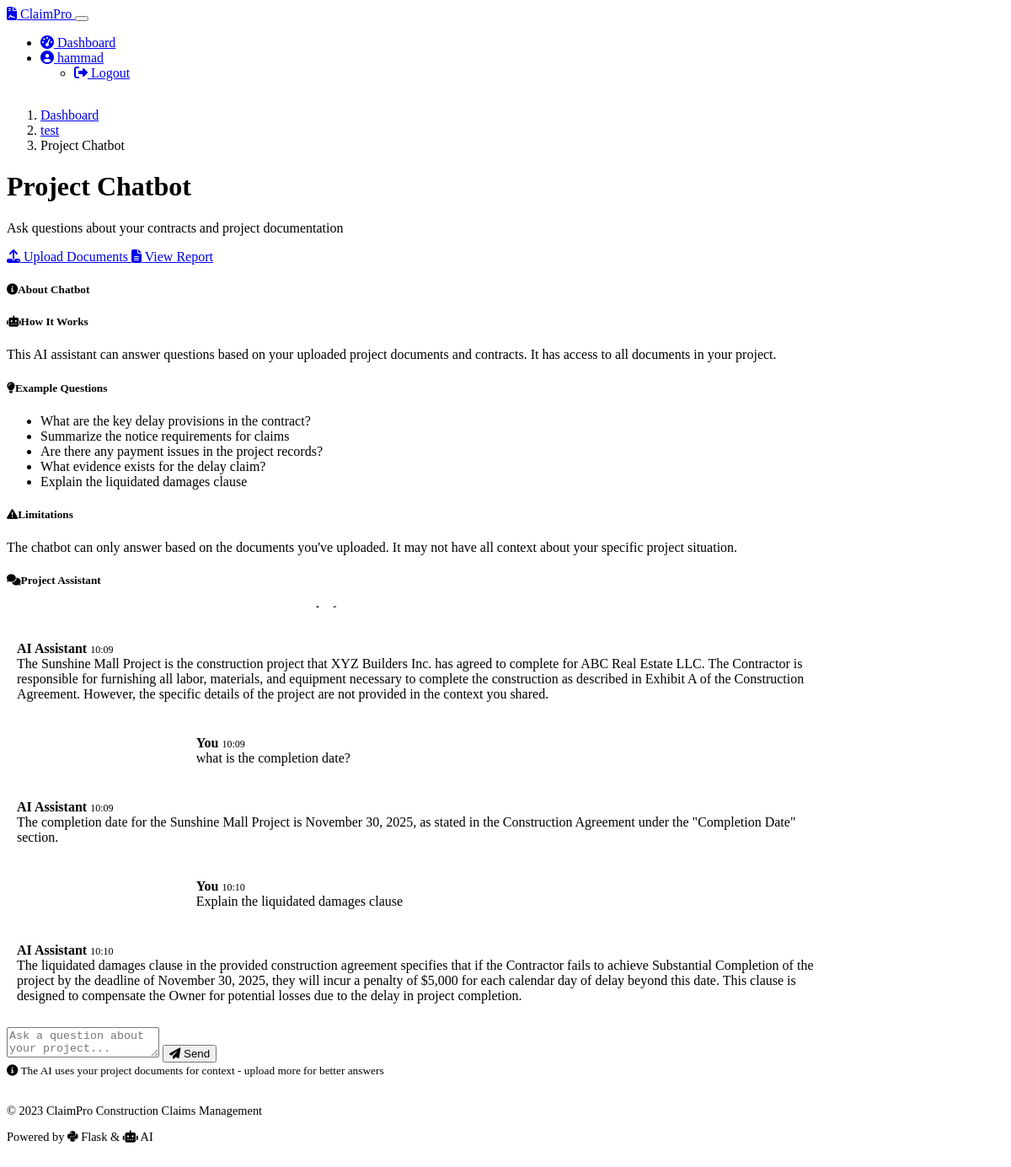
The app's page /project/1/chat (signed in) with its own data.
### models.py (models this page shows, shortened)
class User(UserMixin, db.Model):
    id = db.Column(db.Integer, primary_key=True)
    username = db.Column(db.String(64), unique=True, nullable=False)
    email = db.Column(db.String(120), unique=True, nullable=False)
    password_hash = db.Column(db.String(256), nullable=False)
    projects = db.relationship('Project', backref='user', lazy=True, cascade="all, delete-orphan")

class Project(db.Model):
    id = db.Column(db.Integer, primary_key=True)
    user_id = db.Column(db.Integer, db.ForeignKey('user.id'), nullable=False)
    project_name = db.Column(db.String(120), nullable=False)
    created_at = db.Column(db.DateTime, default=datetime.utcnow)
    documents = db.relationship('Document', backref='project', lazy=True, cascade="all, delete-orphan")
    project_records = db.relationship('ProjectRecord', backref='project', lazy=True, cascade="all, delete-orphan")
    risks = db.relationship('Risk', backref='project', lazy=True, cascade="all, delete-orphan")
    entitlement_causation = db.relationship('EntitlementCausation', backref='project', lazy=True, cascade="all, delete-orphan")
    quantum = db.relationship('Quantum', backref='project', lazy=True, cascade="all, delete-orphan")
    counterclaims = db.relationship('Counterclaim', backref='project', lazy=True, cascade="all, delete-orphan")
    chat_messages = db.relationship('ChatMessage', backref='project', lazy=True, cascade="all, delete-orphan")

class ChatMessage(db.Model):
    id = db.Column(db.Integer, primary_key=True)
    project_id = db.Column(db.Integer, db.ForeignKey('project.id'), nullable=False)
    is_user = db.Column(db.Boolean, default=True)
    message = db.Column(db.Text, nullable=False)
    timestamp = db.Column(db.DateTime, default=datetime.utcnow)

### app.py (the view, shortened to what this page needs)
@app.route('/project/<int:project_id>/chat', methods=['GET', 'POST'])
@login_required
def chatbot(project_id):
    project = Project.query.get_or_404(project_id)
    if project.user_id != current_user.id:
        abort(403)
    form = ChatForm()
    chat_messages = ChatMessage.query.filter_by(project_id=project_id).order_by(ChatMessage.timestamp).all()
    return render_template('chatbot.html', project=project, form=form, chat_messages=chat_messages)

### forms.py
class ChatForm(FlaskForm):
    message = TextAreaField('Message', validators=[DataRequired()])
    submit = SubmitField('Send')

### app.py (called while the page is built)
@login_manager.user_loader
def load_user(user_id):
    return db.session.get(User, int(user_id))

### templates/chatbot.html (shortened to what this page needs)
{% extends 'base.html' %}
{% block content %}
<nav aria-label="breadcrumb" class="mb-4">
    <ol class="breadcrumb">
        <li class="breadcrumb-item"><a href="{{ url_for('dashboard') }}">Dashboard</a></li>
        <li class="breadcrumb-item"><a href="{{ url_for('upload_document', project_id=project.id) }}">{{ project.project_name }}</a></li>
        <li class="breadcrumb-item active">Project Chatbot</li>
    </ol>
</nav>
<div class="row mb-4">
    <div class="col-md-7">
        <h1 class="mb-2">Project Chatbot</h1>
        <p class="lead">Ask questions about your contracts and project documentation</p>
    </div>
    <div class="col-md-5 text-md-end d-flex flex-wrap justify-content-md-end gap-2">
        <a href="{{ url_for('upload_document', project_id=project.id) }}" class="btn btn-outline-primary">
            <i class="fas fa-upload me-1"></i> Upload Documents
        </a>
        <a href="{{ url_for('generate_report', project_id=project.id) }}" class="btn btn-success">
            <i class="fas fa-file-alt me-1"></i> View Report
        </a>
    </div>
</div>
<div class="row">
    <div class="col-lg-4 order-lg-2 mb-4">
        <div class="card shadow-sm h-100 fade-in-element">
            <div class="card-header bg-primary text-white">
                <h5 class="mb-0"><i class="fas fa-info-circle me-2"></i>About Chatbot</h5>
            </div>
            <div class="card-body">
                <div class="mb-4">
                    <h5><i class="fas fa-robot text-info me-2"></i>How It Works</h5>
                    <p>This AI assistant can answer questions based on your uploaded project documents and contracts. It has access to all documents in your project.</p>
                </div>
                <div class="mb-4">
                    <h5><i class="fas fa-lightbulb text-warning me-2"></i>Example Questions</h5>
                    <ul class="mb-0">
                        <li>What are the key delay provisions in the contract?</li>
                        <li>Summarize the notice requirements for claims</li>
                        <li>Are there any payment issues in the project records?</li>
                        <li>What evidence exists for the delay claim?</li>
                        <li>Explain the liquidated damages clause</li>
                    </ul>
                </div>
                <div class="mb-0">
                    <h5><i class="fas fa-exclamation-triangle text-danger me-2"></i>Limitations</h5>
                    <p class="mb-0">The chatbot can only answer based on the documents you've uploaded. It may not have all context about your specific project situation.</p>
                </div>
            </div>
        </div>
    </div>
    <div class="col-lg-8 order-lg-1">
        <div class="card shadow-sm mb-4 fade-in-element">
            <div class="card-header bg-info text-white">
                <h5 class="mb-0"><i class="fas fa-comments me-2"></i>Project Assistant</h5>
            </div>
            <div class="card-body">
                <div class="chat-container mb-4 p-3 bg-dark rounded">
                    {% if chat_messages %}
                        {% for message in chat_messages %}
                            <div class="chat-message {{ 'user-message' if message.is_user else 'ai-message' }}">
                                <div class="mb-1">
                                    <strong>{{ 'You' if message.is_user else 'AI Assistant' }}</strong>
                                    <span class="chat-timestamp">{{ message.timestamp.strftime('%H:%M') }}</span>
                                </div>
                                <div style="white-space: pre-wrap;">{{ message.message }}</div>
                            </div>
                        {% endfor %}
                    {% else %}
                        <div class="text-center py-5 text-muted">
                            <i class="fas fa-robot fa-3x mb-3"></i>
                            <h5>No messages yet</h5>
                            <p>Ask a question to start the conversation</p>
                        </div>
                    {% endif %}
                </div>
                <form method="POST">
                    <div class="input-group">
                        {{ form.message(class="form-control", placeholder="Ask a question about your project...", rows="2") }}
                        <button type="submit" class="btn btn-primary">
                            <i class="fas fa-paper-plane me-1"></i> Send
                        </button>
                    </div>
                </form>
            </div>
            <div class="card-footer bg-dark text-muted">
                <small><i class="fas fa-info-circle me-1"></i> The AI uses your project documents for context - upload more for better answers</small>
            </div>
        </div>
    </div>
</div>
{% endblock %}

### templates/base.html (shortened to what this page needs)
<!DOCTYPE html>
<html lang="en" data-bs-theme="dark">
<head>
    <link rel="stylesheet" href="https://cdn.replit.com/agent/bootstrap-agent-dark-theme.min.css">
    <link rel="stylesheet" href="https://cdnjs.cloudflare.com/ajax/libs/font-awesome/6.4.0/css/all.min.css">
    <link rel="stylesheet" href="{{ url_for('static', filename='styles.css') }}">
</head>
<body class="d-flex flex-column min-vh-100">
    <nav class="navbar navbar-expand-lg navbar-dark bg-primary">
        <div class="container">
            <a class="navbar-brand d-flex align-items-center" href="{{ url_for('index') }}">
                <i class="fas fa-file-contract me-2"></i>
                <span>ClaimPro</span>
            </a>
            <button class="navbar-toggler" type="button" data-bs-toggle="collapse" data-bs-target="#navbarNav">
            </button>
            <div class="collapse navbar-collapse" id="navbarNav">
                <ul class="navbar-nav ms-auto">
                    {% if current_user.is_authenticated %}
                    <li class="nav-item">
                        <a class="nav-link {% if request.endpoint == 'dashboard' %}active{% endif %}" href="{{ url_for('dashboard') }}">
                            <i class="fas fa-tachometer-alt me-1"></i> Dashboard
                        </a>
                    </li>
                    <li class="nav-item dropdown">
                        <a class="nav-link dropdown-toggle" href="#" id="userDropdown" role="button" data-bs-toggle="dropdown">
                            <i class="fas fa-user-circle me-1"></i> {{ current_user.username }}
                        </a>
                        <ul class="dropdown-menu dropdown-menu-end">
                            <li>
                                <a class="dropdown-item" href="{{ url_for('logout') }}">
                                    <i class="fas fa-sign-out-alt me-1"></i> Logout
                                </a>
                            </li>
                        </ul>
                    </li>
                    {% endif %}
                </ul>
            </div>
        </div>
    </nav>
    <main class="py-4">
        <div class="container">
            {% block content %}{% endblock %}
        </div>
    </main>
    <footer class="bg-dark text-light py-3 mt-auto">
        <div class="container">
            <div class="row">
                <div class="col-md-6">
                    <p class="mb-0">&copy; 2023 ClaimPro Construction Claims Management</p>
                </div>
                <div class="col-md-6 text-md-end">
                    <p class="mb-0">Powered by <i class="fab fa-python"></i> Flask & <i class="fas fa-robot"></i> AI</p>
                </div>
            </div>
        </div>
    </footer>
</body>
</html>

### static/styles.css (style rules this page uses)
body { min-height: 100vh; display: flex; flex-direction: column; }
main { flex: 1; }
footer { margin-top: auto; padding: 1rem 0; font-size: 0.9rem; }
.chat-container { max-height: 500px; overflow-y: auto; }
.chat-message { margin-bottom: 1rem; padding: 0.75rem; border-radius: 0.5rem; max-width: 80%; }
.user-message { background-color: rgba(var(--bs-primary-rgb), 0.1); border: 1px solid rgba(var(--bs-primary-rgb), 0.2); margin-left: auto; }
.ai-message { background-color: rgba(var(--bs-secondary-rgb), 0.1); border: 1px solid rgba(var(--bs-secondary-rgb), 0.2); margin-right: auto; }
.chat-timestamp { font-size: 0.75rem; color: var(--bs-secondary); }
.fade-in { animation: fadeIn 0.5s; }

### records on screen
User: username "hammad"
Project: project_name "test"
ChatMessage: is_user "AI Assistant", timestamp "10:09", message "The Sunshine Mall Project is the construction project that XYZ Builders Inc. has agreed to complete for ABC Real Estate LLC. The Contractor is responsible for furnishing all labor, materials, and equipment necessary to complete the construction as described in Exhibit A of the Construction Agreement. However, the specific details of the project are not provided in the context you shared."
ChatMessage: is_user "You", timestamp "10:09", message "what is the completion date?"
ChatMessage: is_user "AI Assistant", timestamp "10:09", message "The completion date for the Sunshine Mall Project is November 30, 2025, as stated in the Construction Agreement under the \"Completion Date\" section."
ChatMessage: is_user "You", timestamp "10:10", message "Explain the liquidated damages clause"
ChatMessage: is_user "AI Assistant", timestamp "10:10", message "The liquidated damages clause in the provided construction agreement specifies that if the Contractor fails to achieve Substantial Completion of the project by the deadline of November 30, 2025, they will incur a penalty of $5,000 for each calendar day of delay beyond this date. This clause is designed to compensate the Owner for potential losses due to the delay in project completion."
